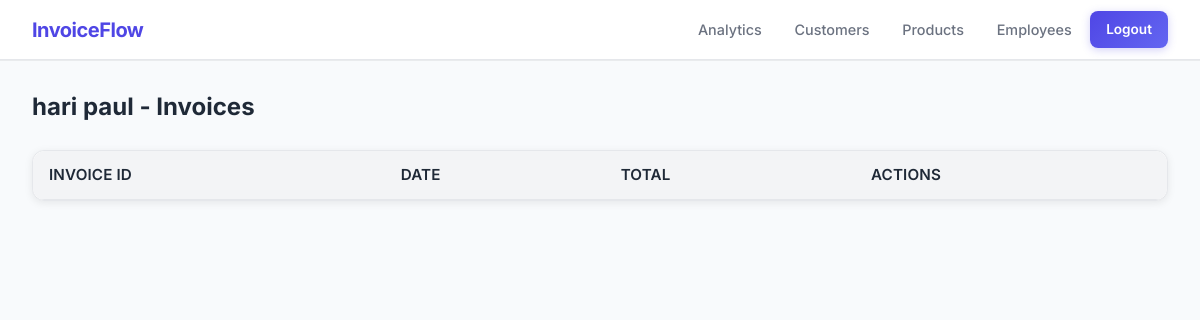
Before: /admin/customer/hari paul/invoices (signed in) with the older database file.
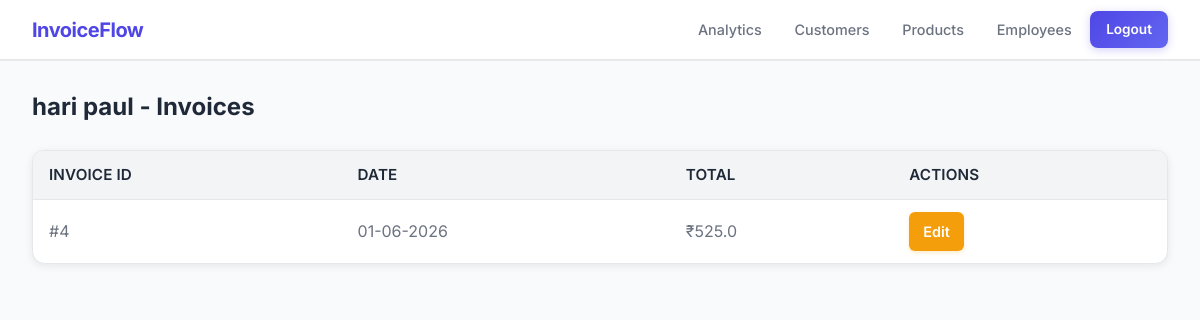
After: the same page with the newer database file.
### tables this page shows
CREATE TABLE invoices (
            id INTEGER PRIMARY KEY AUTOINCREMENT,
            customer_id INTEGER,
            product_id INTEGER,
            customer TEXT NOT NULL,
            product TEXT NOT NULL,
            quantity INTEGER NOT NULL,
            price REAL NOT NULL,
            total REAL NOT NULL,
            date TEXT NOT NULL,
            created_by TEXT, customer_email TEXT DEFAULT "", customer_address TEXT DEFAULT "", gst_rate REAL DEFAULT 0.18, gst_amount REAL DEFAULT 0, last_updated TEXT DEFAULT '',
            FOREIGN KEY (customer_id) REFERENCES users (id),
            FOREIGN KEY (product_id) REFERENCES products (id)
        );

### app.py (the view)
@app.route('/admin/customer/<customer>/invoices')
@require_role('admin')
def admin_customer_invoices(customer):
    conn = get_db_connection()
    invoices = conn.execute(
        'SELECT * FROM invoices WHERE customer=? ORDER BY id DESC',
        (customer,)
    ).fetchall()
    conn.close()
    return render_template(
        'admin/customer_invoices.html',
        invoices=invoices,
        customer=customer
    )

### app.py (called while the page is built, shortened)
def get_db_connection():
    connection = sqlite3.connect(DATABASE)
    connection.row_factory = sqlite3.Row
    return connection

def require_role(*roles):
    def decorator(f):
        @wraps(f)
        def decorated_function(*args, **kwargs):
            user_role = session.get('role')
            return f(*args, **kwargs)
        return decorated_function
    return decorator

### templates/admin/customer_invoices.html
{% extends "base.html" %}
{% block content %}
<div class="dashboard-header">
    <h2>{{ customer }} - Invoices</h2>
</div>
<div class="table-container">
    <table class="table">
        <tr>
            <th>Invoice ID</th>
            <th>Date</th>
            <th>Total</th>
            <th>Actions</th>
        </tr>
        {% for invoice in invoices %}
        <tr>
            <td>#{{ invoice.id }}</td>
            <td>{{ invoice.date }}</td>
            <td>₹{{ invoice.total }}</td>
            <td>
                <a href="{{ url_for('edit_invoice', invoice_id=invoice.id) }}" class="btn btn-warning btn-sm">
                    Edit
                </a>
            </td>
        </tr>
        {% endfor %}
    </table>
</div>
{% endblock %}

Changed rows visible on the page:
added invoices: id "4", date "01-06-2026", total "525.0"
